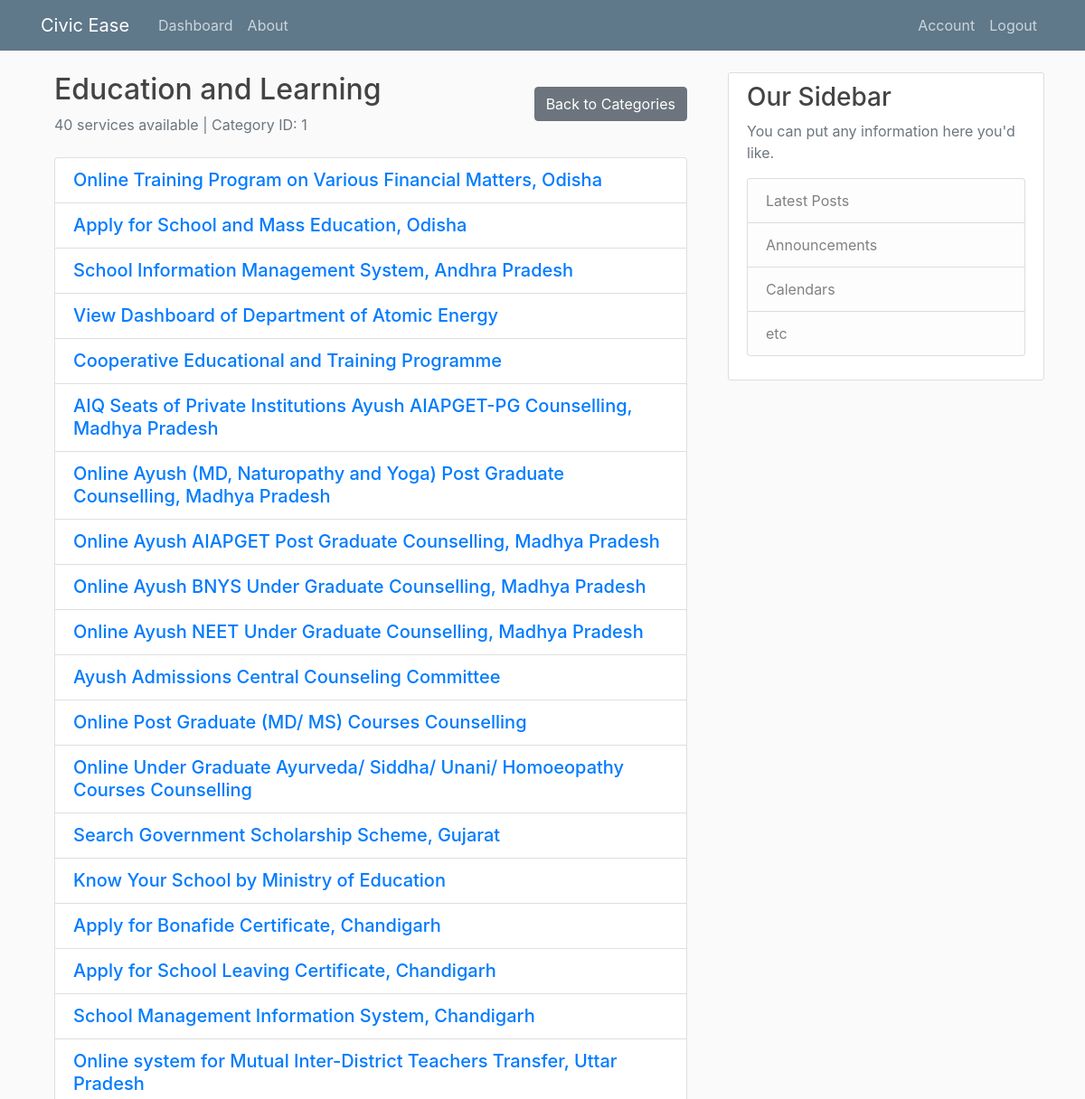
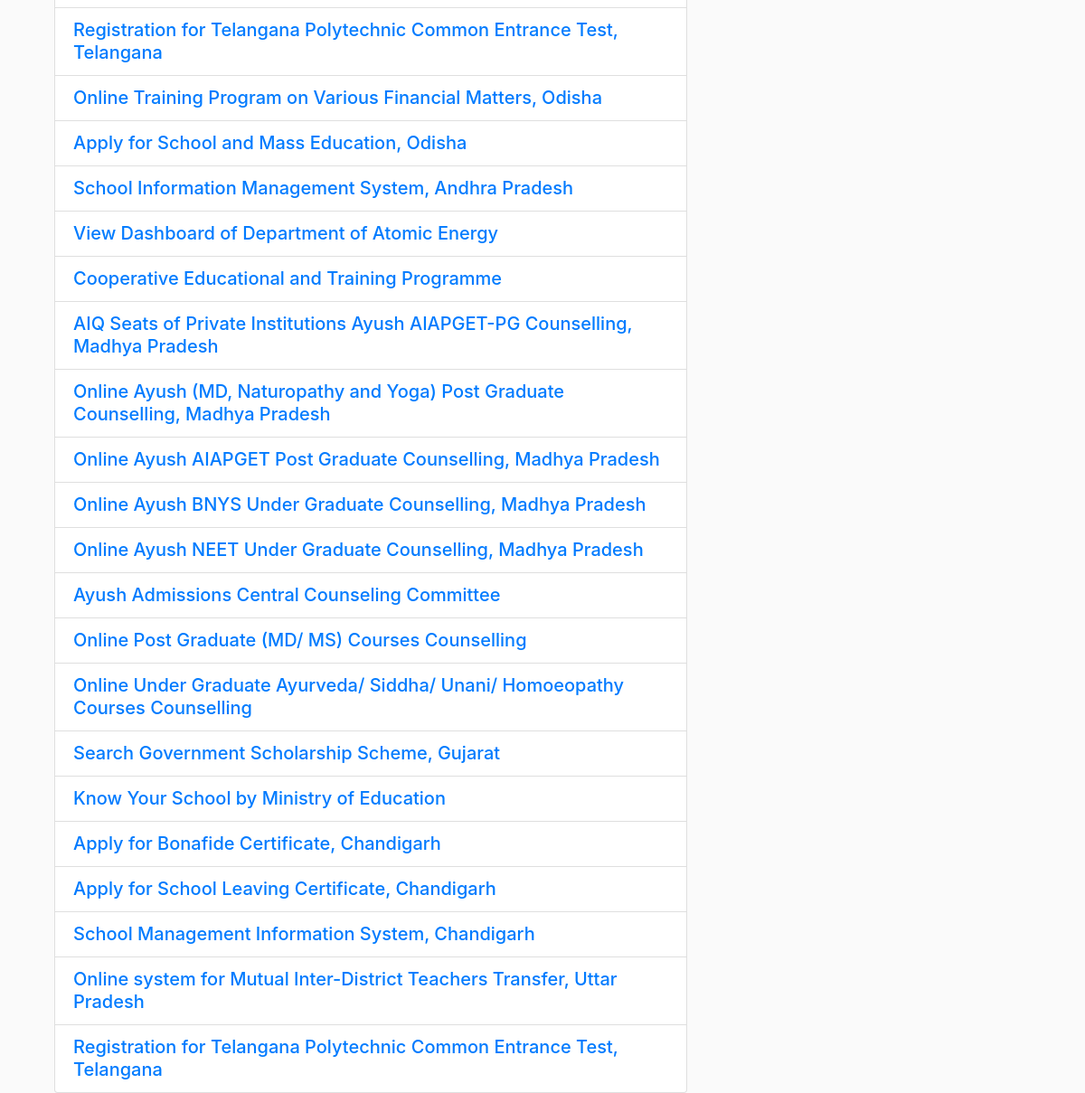
The app's page /category/1 (signed in) with its own data (2 pictures, top to bottom).
### flaskblog/models.py (models this page shows, shortened)
class Post(db.Model):
    __tablename__ = 'post'
    id = db.Column(db.Integer, primary_key=True)
    title = db.Column(db.String(100), nullable=False)
    rss_category_id = db.Column(db.Integer, nullable=True)
    rss_category_name = db.Column(db.String(120), nullable=True)
    rss_link = db.Column(db.String(300), nullable=True)
    rss_description = db.Column(db.Text, nullable=True)
    rss_pubDate = db.Column(db.DateTime, nullable=True)
    reviews = db.relationship('Review', back_populates='post')

### flaskblog/routes.py (the view)
@app.route("/category/<int:category_id>")
@login_required
def category_posts(category_id):
    posts = Post.query.filter_by(rss_category_id=category_id).all()
    if not posts:
        flash(f'No posts found for category {category_id}', 'info')
        return redirect(url_for('home'))
    category_name = posts[0].rss_category_name if posts else f'Category {category_id}'
    return render_template('category_posts.html', posts=posts,
                         category_name=category_name, category_id=category_id)

### flaskblog/models.py (called while the page is built)
@login_manager.user_loader
def load_user(user_id):
    return User.query.get(int(user_id))

### flaskblog/templates/category_posts.html (shortened to what this page needs)
{% extends "layout.html" %}
{% block content %}
    <div class="container-fluid">
        <div class="row mb-4">
            <div class="col-12">
                <div class="d-flex justify-content-between align-items-center">
                    <div>
                        <h2 class="mb-2">{{ category_name }}</h2>
                        <p class="text-muted mb-0">
                             {{ posts|length }} services available
                            | Category ID: {{ category_id }}
                        </p>
                    </div>
                    <a href="{{ url_for('home') }}" class="btn btn-secondary">
                         Back to Categories
                    </a>
                </div>
            </div>
        </div>
        <div class="row">
            <div class="col-12">
                <ul class="list-group">
                    {% for post in posts %}
                        <li class="list-group-item">
                            <a href="{{ url_for('post_detail', post_id=post.id) }}" class="h5 text-primary">{{ post.title }}</a>
                        </li>
                    {% endfor %}
                </ul>
            </div>
        </div>
    </div>
{% endblock content %}

### flaskblog/templates/layout.html (shortened to what this page needs)
<!DOCTYPE html>
<html>
<head>
  <link rel="stylesheet" href="{{ url_for('static', filename='css/bootstrap.min.css') }}">
  <link rel="stylesheet" type="text/css" href="{{ url_for('static', filename='main.css') }}">
</head>
<body>
    <header class="site-header">
      <nav class="navbar navbar-expand-md navbar-dark bg-steel fixed-top">
        <div class="container">
          <a class="navbar-brand mr-4" href="{% if current_user.is_authenticated %}{{ url_for('home') }}{% else %}{{ url_for('landing') }}{% endif %}">Civic Ease</a>
          <div class="collapse navbar-collapse" id="navbarToggle">
            <div class="navbar-nav mr-auto">
              {% if current_user.is_authenticated %}
                <a class="nav-item nav-link" href="{{ url_for('home') }}">Dashboard</a>
                <a class="nav-item nav-link" href="{{ url_for('about') }}">About</a>
              {% else %}
                <a class="nav-item nav-link" href="{{ url_for('landing') }}">Home</a>
                <a class="nav-item nav-link" href="{{ url_for('about') }}">About</a>
              {% endif %}
            </div>
            <div class="navbar-nav">
              {% if current_user.is_authenticated %}
                <a class="nav-item nav-link" href="{{ url_for('account') }}">Account</a>
                <a class="nav-item nav-link" href="{{ url_for('logout') }}">Logout</a>
              {% else %}
                <a class="nav-item nav-link" href="{{ url_for('login') }}">Login</a>
                <a class="nav-item nav-link" href="{{ url_for('register') }}">Register</a>
              {% endif %}
            </div>
          </div>
        </div>
      </nav>
    </header>
    <main role="main" class="container">
      <div class="row">
        <div class="col-md-8">
          {% block content %}{% endblock %}
        </div>
        <div class="col-md-4">
          <div class="content-section">
            <h3>Our Sidebar</h3>
            <p class='text-muted'>You can put any information here you'd like.
              <ul class="list-group">
                <li class="list-group-item list-group-item-light">Latest Posts</li>
                <li class="list-group-item list-group-item-light">Announcements</li>
                <li class="list-group-item list-group-item-light">Calendars</li>
                <li class="list-group-item list-group-item-light">etc</li>
              </ul>
            </p>
          </div>
        </div>
      </div>
    </main>
</body>
</html>

### flaskblog/static/main.css (style rules this page uses)
body { background: #fafafa; color: #333333; margin-top: 5rem; }
h1, h2, h3, h4, h5, h6 { color: #444444; }
.bg-steel { background-color: #5f788a; }
.site-header .navbar-nav .nav-link { color: #cbd5db; }
.content-section { background: #ffffff; padding: 10px 20px; border: 1px solid #dddddd; border-radius: 3px; margin-bottom: 20px; }

### records on screen
Post: rss_category_name "Education and Learning", title "Online Training Program on Various Financial Matters, Odisha"
Post: title "Apply for School and Mass Education, Odisha"
Post: title "School Information Management System, Andhra Pradesh"
Post: title "View Dashboard of Department of Atomic Energy"
Post: title "Cooperative Educational and Training Programme"
Post: title "AIQ Seats of Private Institutions Ayush AIAPGET-PG Counselling, Madhya Pradesh"
Post: title "Online Ayush (MD, Naturopathy and Yoga) Post Graduate Counselling, Madhya Pradesh"
Post: title "Online Ayush AIAPGET Post Graduate Counselling, Madhya Pradesh"
Post: title "Online Ayush BNYS Under Graduate Counselling, Madhya Pradesh"
Post: title "Online Ayush NEET Under Graduate Counselling, Madhya Pradesh"
Post: title "Ayush Admissions Central Counseling Committee"
Post: title "Online Post Graduate (MD/ MS) Courses Counselling"
Post: title "Online Under Graduate Ayurveda/ Siddha/ Unani/ Homoeopathy Courses Counselling"
Post: title "Search Government Scholarship Scheme, Gujarat"
Post: title "Know Your School by Ministry of Education"
Post: title "Apply for Bonafide Certificate, Chandigarh"
Post: title "Apply for School Leaving Certificate, Chandigarh"
Post: title "School Management Information System, Chandigarh"
Post: title "Online system for Mutual Inter-District Teachers Transfer, Uttar Pradesh"
Post: title "Registration for Telangana Polytechnic Common Entrance Test, Telangana"
Post: title "Online Training Program on Various Financial Matters, Odisha"
Post: title "Apply for School and Mass Education, Odisha"
Post: title "School Information Management System, Andhra Pradesh"
Post: title "View Dashboard of Department of Atomic Energy"
Post: title "Cooperative Educational and Training Programme"
Post: title "AIQ Seats of Private Institutions Ayush AIAPGET-PG Counselling, Madhya Pradesh"
Post: title "Online Ayush (MD, Naturopathy and Yoga) Post Graduate Counselling, Madhya Pradesh"
Post: title "Online Ayush AIAPGET Post Graduate Counselling, Madhya Pradesh"
Post: title "Online Ayush BNYS Under Graduate Counselling, Madhya Pradesh"
Post: title "Online Ayush NEET Under Graduate Counselling, Madhya Pradesh"
Post: title "Ayush Admissions Central Counseling Committee"
Post: title "Online Post Graduate (MD/ MS) Courses Counselling"
Post: title "Online Under Graduate Ayurveda/ Siddha/ Unani/ Homoeopathy Courses Counselling"
Post: title "Search Government Scholarship Scheme, Gujarat"
Post: title "Know Your School by Ministry of Education"
Post: title "Apply for Bonafide Certificate, Chandigarh"
Post: title "Apply for School Leaving Certificate, Chandigarh"
Post: title "School Management Information System, Chandigarh"
Post: title "Online system for Mutual Inter-District Teachers Transfer, Uttar Pradesh"
Post: title "Registration for Telangana Polytechnic Common Entrance Test, Telangana"

### other values on screen
{{ posts|length }} "40"
{{ category_id }} "1"
